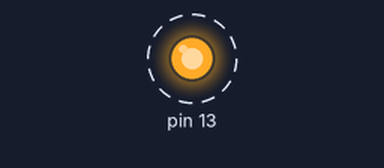
Recording of a sketch running on a simulated Arduino Uno, built with avr-gcc and run on an emulated ATmega328P. Parts: output pins drawn as LEDs (lit = HIGH). Dashed ring = blinking.

Above: at 0.5 s.
Timing chart, 0 to 4.6 s (numbered marks = the images above):
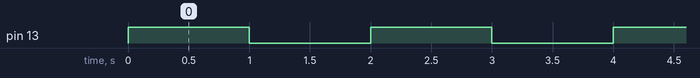

The sketch:

arduino-led-project.ino
```cpp
#include "src/Led_control.h"

void setup() {
  led_init(13); // Built-in LED
}

void loop() {
  led_on();
  delay(1000);
  led_off();
  delay(1000);
}
```

Led_control.cpp
```cpp
#include <Arduino.h>
#include "Led_control.h"

static int led_pin;

void led_init(int pin) {
    led_pin = pin;
    pinMode(led_pin, OUTPUT);
}

void led_on() {
    digitalWrite(led_pin, HIGH);
}

void led_off() {
    digitalWrite(led_pin, LOW);
}
```

Led_control.h
```cpp
#ifndef LED_CONTROL_H
#define LED_CONTROL_H


void led_init(int pin);
void led_on();
void led_off();

#endif
```

Led_control.h
```cpp
#ifndef LED_CONTROL_H
#define LED_CONTROL_H


void led_init(int pin);
void led_on();
void led_off();

#endif
```

Measured:
- by itself, pin 13: alternates HIGH for 1.0 s and LOW for 1.0 s
